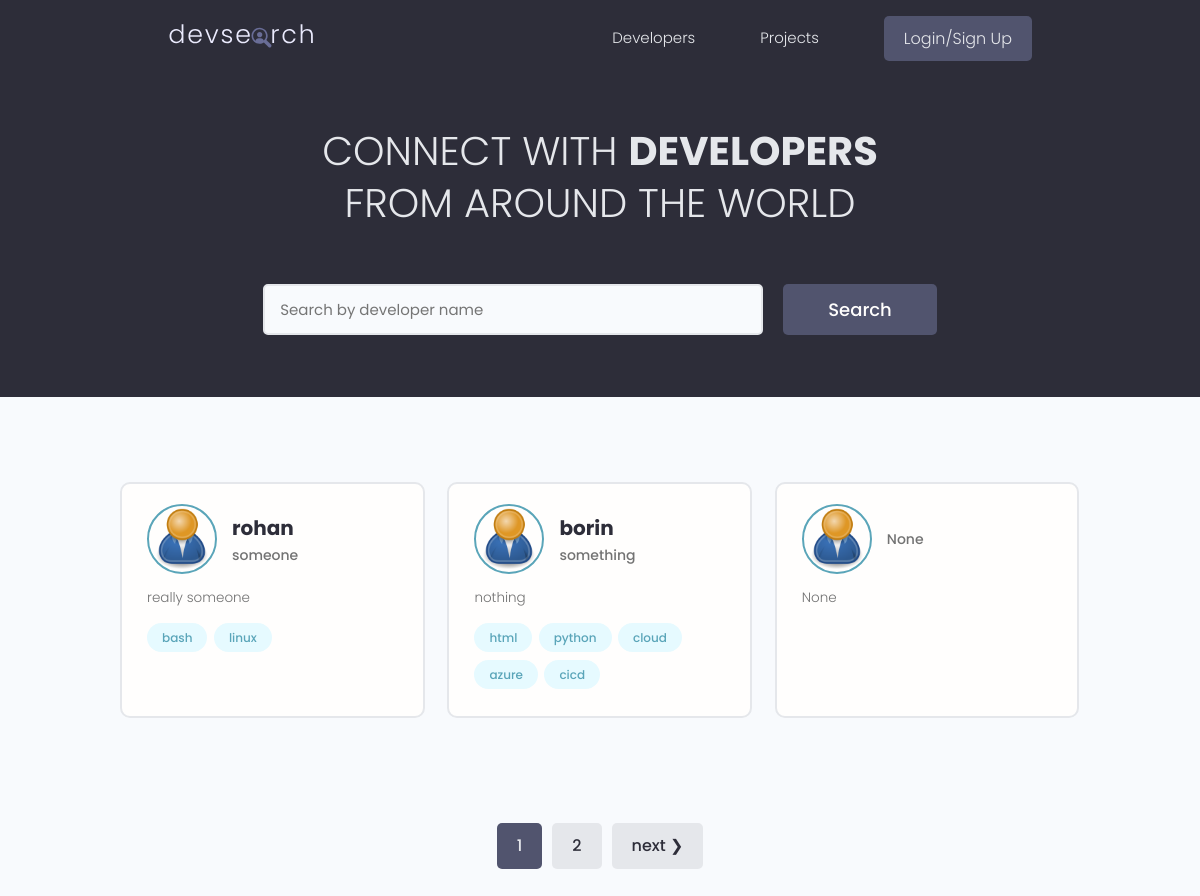
The app's page /, older data.
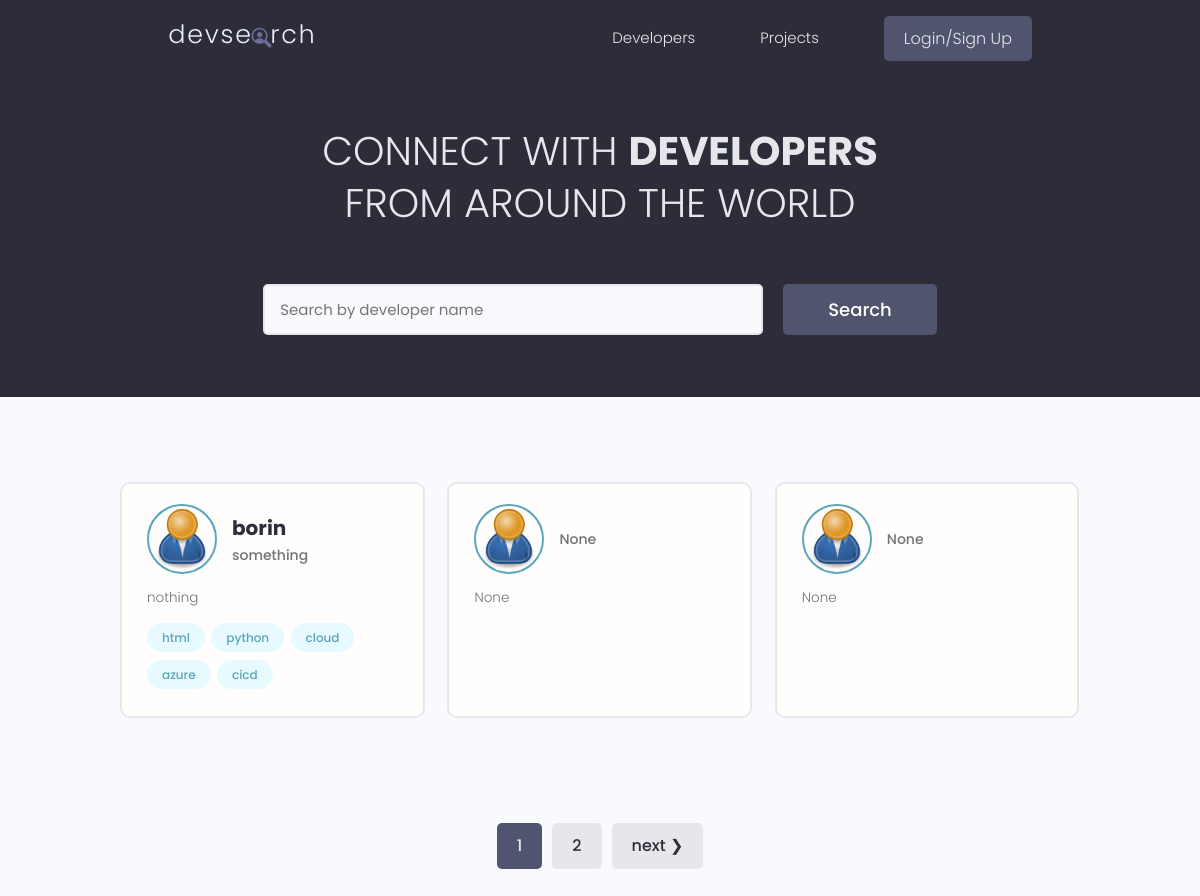
The same page, newer data.
### users/models.py (models this page shows, shortened)
class Profile(models.Model):
    user = models.OneToOneField(User,on_delete=models.CASCADE,null=True,blank=True)
    name = models.CharField(max_length=200,blank=True,null=True)
    username =  models.CharField(max_length=200,blank=True,null=True)
    email = models.EmailField(max_length=500,blank=True,null=True)
    location = models.CharField(max_length=200,blank=True,null=True)
    short_intro = models.CharField(max_length=200,blank=True,null=True)
    bio = models.TextField(blank=True,null=True)
    profile_image = models.ImageField(blank=True,null=True,upload_to='profiles/',default='profiles/user-default.png')
    social_github = models.CharField(max_length=200,blank=True,null=True)
    social_twitter = models.CharField(max_length=200,blank=True,null=True)
    social_linkedin = models.CharField(max_length=200,blank=True,null=True)
    social_youtube = models.CharField(max_length=200,blank=True,null=True)
    social_website = models.CharField(max_length=200,blank=True,null=True)
    created = models.DateTimeField(auto_now_add=True)
    id = models.UUIDField( default = uuid.uuid4,unique = True,editable = False,primary_key = True)
    class Meta:
        ordering = ['created']

class Skill(models.Model):
    owner = models.ForeignKey(Profile,on_delete=models.CASCADE,null=True,blank=True)
    name = models.CharField(max_length=200,blank=True,null=True)
    description = models.TextField(null=True,blank=True)
    created = models.DateTimeField(auto_now_add=True)
    id = models.UUIDField( default = uuid.uuid4,unique = True,editable = False,primary_key = True)
    def __str__(self):
        return str(self.name)

### users/views.py (the view)
# urls.py: path('',views.profiles,name="profiles"),
def profiles(request):
    search_query = ''
    profiles,search_query = searchProfiles(request)
    custom_range,profiles = paginateProfiles(request,profiles,3)
    context = {'profiles':profiles , 'search_query':search_query, 'custom_range':custom_range}
    return render(request,'users/profiles.html',context)

### users/utils.py (called while the page is built)
def paginateProfiles(request,profiles,results):
    page = request.GET.get('page')
    paginator = Paginator(profiles,results)
    try:
        profiles = paginator.page(page)
    except PageNotAnInteger:
        page = 1
        profiles = paginator.page(page)
    except EmptyPage:
        page = paginator.num_pages
        profiles = paginator.page(page)
    leftIndex = (int(page )- 1)
    if leftIndex < 1 :
        leftIndex = 1
    rightIndex = (int(page)+ 1 )
    if rightIndex > paginator.num_pages:
        rightIndex = paginator.num_pages + 1
    custom_range = leftIndex,rightIndex
    return custom_range,profiles

def searchProfiles(request):
    search_query = ''
    if request.GET.get('search_query'):
        search_query = request.GET.get('search_query')
    skills = Skill.objects.filter(name__icontains = search_query)
    profiles = Profile.objects.distinct().filter(Q(name__icontains = search_query) |
                                      Q(short_intro__icontains= search_query) |
                                      Q(skill__in=skills)
                                      )
    return profiles,search_query

### users/templates/users/profiles.html (shortened to what this page needs)
{% extends "main.html" %}
{% block content %}
<main class="home">
    <section class="hero-section text-center">
      <div class="container container--narrow">
        <div class="hero-section__box">
          <h2>CONNECT WITH <span>DEVELOPERS</span></h2>
          <h2>FROM AROUND THE WORLD</h2>
        </div>
        <div class="hero-section__search">
          <form id="searchForm" class="form" action="{% url 'profiles' %}" method="get">
            <div class="form__field">
              <input class="input input--text" id="formInput#search" type="text" name="search_query"
                value="{{search_query}}" placeholder="Search by developer name" />
            </div>
            <input class="btn btn--sub btn--lg" type="submit" value="Search" />
          </form>
        </div>
      </div>
    </section>
    <section class="devlist">
      <div class="container">
        <div class="grid grid--three">
        {% for profile in profiles  %}
          <div class="column card">
            <div class="dev">
              <a href="{% url 'user-profile' profile.id %}" class="card__body">
                <div class="dev__profile">
                  <img class="avatar avatar--md" src="{{profile.profile_image.url}}" alt="image" />
                  <div class="dev__meta">
                    <h3>{{profile.name}}</h3>
                    <h5>{{profile.short_intro}}</h5>
                  </div>
                </div>
                <p class="dev__info">{{profile.bio|slice:"150"}}</p>
                <div class="dev__skills">
                    {% for tag in profile.skill_set.all|slice:"5" %}
                    <span class="tag tag--pill tag--main">
                      <small>{{tag}}</small>
                    </span>
                    {% endfor %}
                </div>
              </a>
            </div>
          </div>
        {% endfor %}
        </div>
      </div>
    </section>
    {% include "pagination.html"  with queryset=profiles custom_range=custom_range %}
  </main>
{% endblock content %}

Row changes from the older to the newer data that the page shows:
removed Profile: profile_image (placeholder picture), name "rohan", short_intro "someone", bio "really someone"
removed Skill: name "bash", shown under "rohan"
removed Skill: name "linux", shown under "rohan"
now on this page (row unchanged): Profile: profile_image (placeholder picture), short_intro "None", bio "None"
